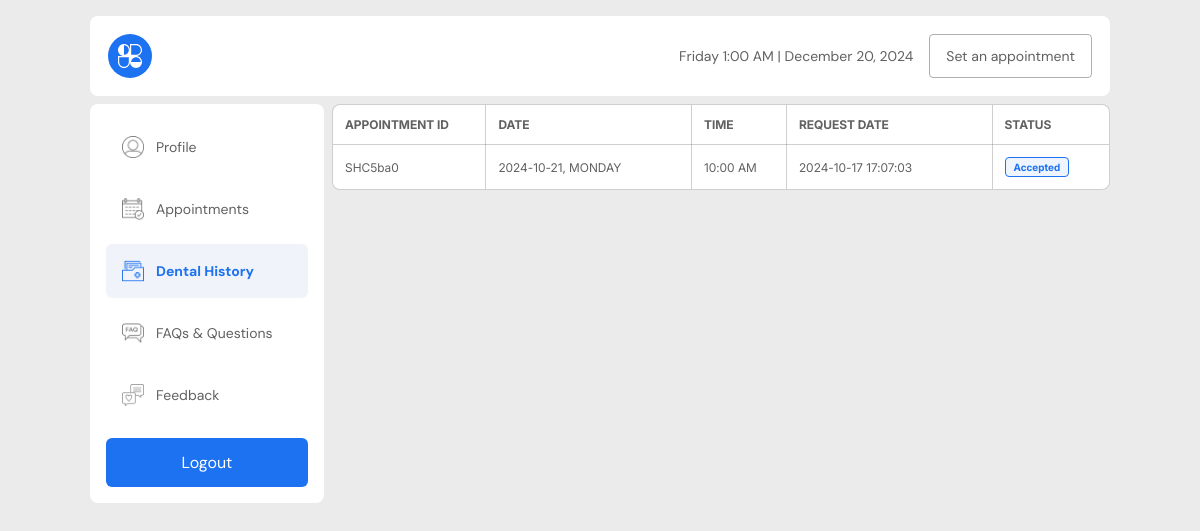
The app's page /user_pages/dental_history.php (signed in), older data.
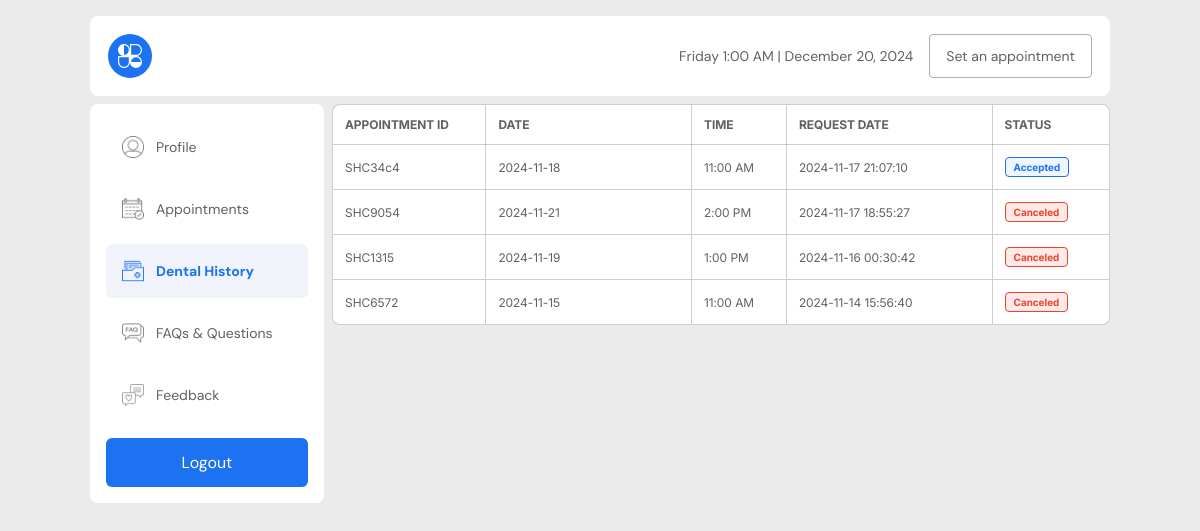
The same page, newer data.
### tables this page shows
CREATE TABLE `appointments` (
  `user_id` varchar(100) NOT NULL,
  `doctor_id` varchar(100) DEFAULT NULL,
  `appointment_id` varchar(20) NOT NULL,
  `label` varchar(100) NOT NULL,
  `name` varchar(255) NOT NULL,
  `email` varchar(255) NOT NULL,
  `contact` varchar(30) NOT NULL,
  `message` text NOT NULL,
  `date` varchar(30) NOT NULL,
  `time` varchar(30) NOT NULL,
  `service` varchar(100) NOT NULL,
  `location` varchar(100) NOT NULL,
  `status` varchar(50) NOT NULL,
  `created_at` datetime NOT NULL
);

### user_pages/dental_history.php (the view, shortened to what this page needs)
<?php
require_once '../includes/dbh.inc.php';
$user_id = $_SESSION['user_id'];
  $query = "SELECT * FROM appointments WHERE user_id = ? AND status != 'request' ORDER BY created_at DESC";
  $stmt = $conn->prepare($query);
  $stmt->bind_param("s", $user_id);
  $stmt->execute();
  $result = $stmt->get_result();
  $users = [];
  if ($result->num_rows > 0) {
      while ($row = $result->fetch_assoc()) {
          $users[] = $row;
      }
  }
?>
<!DOCTYPE html>
<html lang="en">
<head>
  <link rel="stylesheet" href="../src/dist/styles.css" />
</head>
<body class="user__page">
  <main class="user__main">
    <?php include('includes/nav.php'); ?>
    <section class="user-contents">
      <?php include('includes/sidenav.php'); ?>
    <section class="dental-history__page account__container">
      <table>
        <thead>
          <tr>
            <th>Appointment ID</th>
            <th>Date</th>
            <th>Time</th>
            <th>Request Date</th>
            <th>Status</th>
          </tr>
        </thead>
        <tbody>
        <?php foreach ($users as $user){ ?>
          <tr>
            <td><?php echo htmlspecialchars($user['appointment_id']) ?></td>
            <td><?php echo htmlspecialchars($user['date'])?> </td>
            <td><?php echo htmlspecialchars($user['time'])?> </td>
            <td><?php echo htmlspecialchars($user['created_at'])?> </td>
            <td>
              <p class="status">
                <?php echo htmlspecialchars($user['status'])?>
              </p>
            </td>
          </tr>
          <?php } ?>
        </tbody>
      </table>
    </section>
  </main>
</body>
</html>

### user_pages/includes/nav.php (shortened to what this page needs)
<nav class="account__header user-header">
  <div class="header__content">
    <div class="header__date">Monday 9:34 AM | September 9, 2024</div>
    <button class="header__button button--appointment">
      <a href="../user_pages/appointment_form_page.php">
        Set an appointment
      </a>
    </button>
  </div>
</nav>

### user_pages/includes/sidenav.php (shortened to what this page needs)
<?php
require_once '../includes/dbh.inc.php';
$userid = $_SESSION['user_id'];
$qry = "SELECT * FROM appointments WHERE user_id = ?";
$stmts = $conn->prepare($qry);
if ($stmts) {
    $stmts->bind_param("s", $userid);
    $stmts->execute();
    $qryRes = $stmts->get_result();
    $hasAppointments = ($qryRes->num_rows > 0);
} else {
    $hasAppointments = false;
}
  $current_page = basename($_SERVER['PHP_SELF']);
?>
<aside class="aside__sidebar">
  <ul>
    <li <?php echo ($current_page == 'profile.php') ? 'class="active__link"' : ''; ?>>
      <a href="../user_pages/profile.php">
        <img
          src="../assets/icons/user_account/<?php echo ($current_page == 'profile.php') ? 'profile-icon-active.png' : 'profile.png'; ?>"
          alt="" style="width: 1.375rem; height: 1.375rem" />Profile</a>
    </li>
    <li
      <?php echo ($current_page == 'appointment_page.php' || $current_page == 'appointment_form_page.php') ? 'class="active__link"' : ''; ?>>
      <a href="../user_pages/appointment_page.php">
        <img
          src="../assets/icons/user_account/<?php echo ($current_page == 'appointment_page.php' || $current_page == 'appointment_form_page.php') ? 'appointments-icon-active.png' : 'appointments.png'; ?>"
          alt="" style="width: 1.375rem; height: 1.375rem" />Appointments</a>
    </li>
    <li <?php echo ($current_page == 'dental_history.php') ? 'class="active__link"' : ''; ?>>
      <a href="../user_pages/dental_history.php">
        <img
          src="../assets/icons/user_account/<?php echo ($current_page == 'dental_history.php') ? 'dental-icon-active.png' : 'dental-history.png'; ?>"
          alt="" style="width: 1.375rem; height: 1.375rem" />Dental
        History</a>
    </li>
    <li <?php echo ($current_page == 'faqs_questions.php') ? 'class="active__link"' : ''; ?>>
      <a href="../user_pages/faqs_questions.php">
        <img
          src="../assets/icons/user_account/<?php echo ($current_page == 'faqs_questions.php') ? 'faqs-and-questions-icon-active.png' : 'faqs-and-questions.png'; ?>"
          alt="" style="width: 1.375rem; height: 1.375rem" />FAQs &
        Questions</a>
    </li>
    <li <?php echo ($current_page == 'feedback.php') ? 'class="active__link"' : ''; ?> style="display: <?php echo ($hasAppointments ? 'block' : 'none'); ?>;">
        <a href="../user_pages/feedback.php">
            <img src="../assets/icons/user_account/<?php echo ($current_page == 'feedback.php') ? 'feedback-icon-active.png' : 'feedback.png'; ?>"
              alt="" style="width: 1.375rem; height: 1.375rem" />Feedback
        </a>
    </li>
  </ul>
  <button id="logout_button" <?php echo ($current_page == '../includes/logout.php') ? 'class="active__link"' : ''; ?>><a
        href="../includes/logout.php" class="logout__button">Logout</a></button>
</aside>

Row changes from the older to the newer data that the page shows:
removed appointments: appointment_id "SHC5ba0", date "2024-10-21, MONDAY", time "10:00 AM", created_at "2024-10-17 17:07:03", status "Accepted"
added appointments: appointment_id "SHC34c4", date "2024-11-18", time "11:00 AM", created_at "2024-11-17 21:07:10", status "Accepted"
added appointments: appointment_id "SHC9054", date "2024-11-21", time "2:00 PM", created_at "2024-11-17 18:55:27", status "Canceled"
added appointments: appointment_id "SHC1315", date "2024-11-19", time "1:00 PM", created_at "2024-11-16 00:30:42", status "Canceled"
added appointments: appointment_id "SHC6572", date "2024-11-15", time "11:00 AM", created_at "2024-11-14 15:56:40", status "Canceled"
